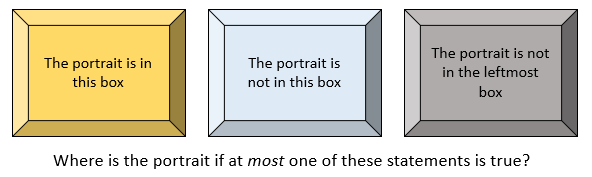
#> input picture images/logic/caskets_67a.png, 592 x 177 px, found by its file name
$ jupyter execute logic.ipynb   (shell and % lines are left out)   (older library calls are emulated)
#> lines starting #> are read from the running program, lines starting #| are printed output that depends on the picture
# ${\Large \infty}$ Logic

Spock in gangster outfit, seated

*Mister Spock, a famous logician and champion of logic and reason*

### Friendly introduction

If we are fortunate: We are sitting in comfortable chairs reading this. We are surrounded by air, light
and gravity, and just a few sentences below is a question to consider: 'What is the cell number of the 12th
parolee?' Now this question sounds suspiciously like a question about prison.  Prison occurs in math problems
because prisons are notoriously *uncomfortable*; we wish to *leave* as soon as conveniently possible.

Leaving prison by escape is one option... but sometimes the person in charge (the *warden*) offers parole.
Parole means 'word' so granting parole means you may leave the prison if you give your *word* to not
misbehave in the future. A prisoner given parole is called a *parolee* and now we have enough to get
started on the 12th parolee question.

This page on **logic** quickly moves on from parole to knights and knaves and normals;
and to caskets made from gold, silver and lead; to lions and unicorns and elsewhere.
Always always there are background questions: 'What do we know?' and 'What is true?' and 'What is false?'
A frequent pattern is a *chain of reasoning*, a series of logical steps that lead to a conclusion.
For example:

- Members of the Other Math Club are familiar with its concerns and conclusions
- The Other Math Club is concerned with mathematics
- Mathematics is exploration of patterns using curiosity, imagination and reason
- Reason is a form of thought that uses a set of principles, forms and rules
- The structured framework of these principles, forms and rules is *logic*
- An important logical rule is this: If it rains my hat gets wet; and yet my hat is not wet.

Now I happened to notice that you are a member of the Other Math Club. Pray tell: Is it raining?

### By the end you should...

- ...be able to construct a possibilities diagram of a logical problem
- ...recognize components of logical arguments
- ...recognize that not all questions are answerable or fair

### Terminology

- **true**: An evaluation applied to a statement; but we must agree on *true* without defining it for now
- **false**: The opposite of *true*. See **true**.
- **statement**: A sequence of logically connected ideas
- **question**: An open ended statement that implies a second statement is needed to complement or complete its purpose.
- **premise**: The conditions and assumptions built into a question or statement
- **possibilities diagram**: A picture of the structure of a logical situation
- **logic**: The rules, grammar, principles and details of reasoned thought

### Hike

Our logic track will explore what it means for something to be *true* or *false*.
However there is more to logic than *true* and *false*.
Might there ever be not enough *information* to decide if something is true or false?
What if a question does not make sense? Is it possible to ask a question
which has no answer? Have you stopped flying to school on your bicycle this year? Answer *yes* or *no* please.

${\Huge \infty}$

### The Twelth Parolee

One day a prison warden decides to parole some prisoners. She devises a system and follows it very carefully.
There are $n$ numbered prison cells $1, 2, 3, \dots, n$: All locked. She goes to cell $1$ and flips the lock:
It is now unlocked. She proceeds down the row flipping the lock of every one-th cell. In other words she
does not skip any cells... and now they are all *unlocked*. We can say she flipped the lock of cell $1$ and
every cell that is a multiple of $1$... which is all of the $n$ cells since all integers are multiples of $1$.

She returns to the start and flips the lock on cell $2$ and all the cells that are multiples of $2$.
(If you are keeping track these even-numbered cells are now all *locked* again.)
She goes back to the beginning and flips the lock of cell 3 and the locks of all cells that are
multiples of 3. (Notice cell $6$ is now *unlocked*.)
She repeats this procedure with 4, with 5, with 6, ... all the way up to finally $n$.

When she is done some of the cells are locked and some are unlocked.
All the prisoners in the unlocked cells are given parole.
For example the door of cell $1$ was flipped only once; so the prisoner in that cell is the first parolee.
What is the cell number of the 12th parolee?

### The abstract nature of $n$

We were not told what $n$ is in the above problem. This is *abstract*
thinking.

Some problems will introduce an abstract $n$ and then ask
what $n$ actually is. Perhaps $n=23$. In such cases we might think of $n$ as a fellow
wearing a t-shirt with the number $23$ printed on it; but he wears a jacket over it.
We must use clues and logic to determine: Ah, $n$'s t-shirt reads $23$.

In other cases we never find out what $n$ is. $n$ can be *anything*. In the 12th parolee problem
it is fair to say $n$ must be a positive integer. It could be $1$ or $2$ or $500$ but it is abstract,
undetermined, ambiguous, open-ended... could be anything. Of course there must be at least as many
cells as the cell number of the 12th parolee since there *is* a twelth parolee.

It is important (in mathematics) to develop a sense of when we are being abstract and when things are
becoming definite. A square of side 2 meters has an area of 4 square meters. A square of side $a$ has an
area of $a^2$ and never mind the units whether they are meters or miles.

### Professor Smullyan

Professor Smullyan was a mathematician who lived a long and interesting life. He left us a legacy of
books filled with logic problems (although warning: Some are a bit dated).
Eight of Professor Smullyan's logic problems are reproduced here for your consideration.
All are from the book _What is the Name of this Book?_.

On the island of knights and knaves live persons who are one of two types: Either *knight* or *knave*.
Knights will always tell the truth and knaves will always lie.
Suppose you arrive on this island and encounter a person
who says 'I am a knight.' What are they? Answer: You do not know because both a knight and a knave would say this.
However suppose they say 'I am a knight or I am a knave.' Can you determine what they are now?
What if they say 'I am a knight *and* I am a knave'?
What question could you ask to determine if a person is a knight or a knave?

### Knights and knaves

<br>${\Huge \infty}$

You approach two people, call them A and B. A says "We are both knaves." Can you determine what they are?

<br><br><br>${\Huge \infty}$

There are two people standing next to one another, call them A and B. A says "We are the same type of person."
B says "Actually we are different types of people." What are they?!

<br><br><br>${\Huge \infty}$

This type of problem involves knights, knaves and normals. Normals sometimes tell the truth and sometimes lie;
so you can imagine that normals make things a bit more complicated. A person's *type* is now 'knight', 'knave',
or 'normal'. You happen upon three such people, A, B and C, and you know that one is a knight, one is a knave,
and one is a normal (but you don't know who is who). They say the following:

> A: I am normal.
>
> B: That is true.
>
> C: I am not normal.

What are A, B and C?

<br><br><br>${\Huge \infty}$

Alice (the girl who passed through the looking glass) had entered the Forest of Forgetfulness
and had forgotten what day of the week it was. As it happened both the Lion and the Unicorn were there
in the forest as well; and these two are strange creatures. The Lion lies on Mondays, Tuesdays and Wednesdays
and tells the truth on the other days of the week. The Unicorn, on the other hand, lies on Thursdays,
Fridays and Saturdays but tells the truth on the other days of the week.

Upon finding them both resting under a tree Alice heard them speaking thusly:

> Lion: Yesterday was one of my lying days.
>
> Unicorn: Yesterday was one of my lying days too.

What day of the week was it?

### Caskets

Here we use the word *casket* to simply mean a fancy box. Inside is either a treasure (like someone's portrait) to find or
a danger (like a dagger) to avoid. In these problems the caskets are made (from left to right) of gold, silver and lead.
<br>
<br>
<br>
${\Huge \infty}$

[cell 1]
from PIL import Image
Image.open("../images/logic/caskets_67a.png").resize((500,160),Image.ANTIALIAS)
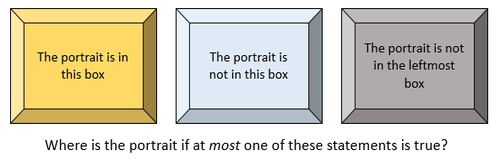
#> Out: PIL image 500x160 RGB; mean R, G, B 211.1, 206.2, 187.9

Apparently these caskets somehow know where they are... Anyway once you solve this you can try the
three additional puzzles below.

<br>
<br>
<br>
${\Huge \infty}$

[cell 2]
from PIL import Image
Image.open("../images/logic/caskets_67b.png").resize((500,160),Image.ANTIALIAS)
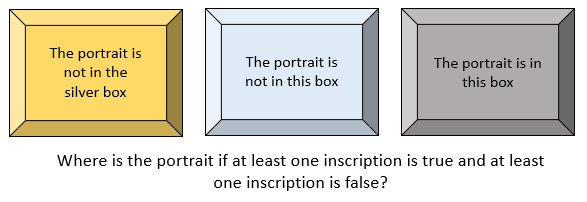
#> input picture Resources/A3_Images/Mathematics/Logic/caskets_67b.png, 587 x 202 px, found by its file name
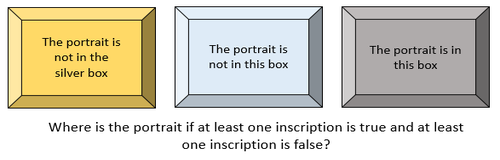
#> Out: PIL image 500x160 RGB; mean R, G, B 214.8, 210.5, 194.6

Just reading the inscriptions on the boxes does not help. The question posed under the boxes also provides logical rules that lead to a definite solution.

<br>
<br>
<br>
${\Huge \infty}$

[cell 3]
from PIL import Image
Image.open("../images/logic/caskets_68a.png").resize((500,240),Image.ANTIALIAS)
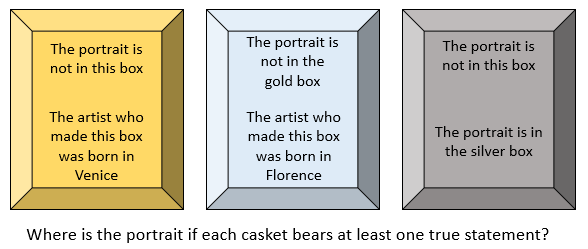
#> input picture images/logic/caskets_68a.png, 588 x 249 px, found by its file name
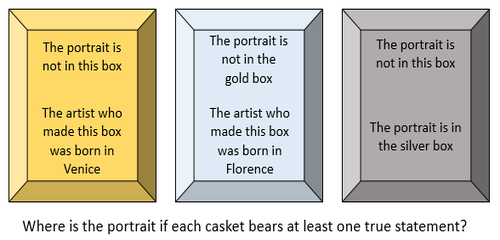
#> Out: PIL image 500x240 RGB; mean R, G, B 205.1, 199.8, 179.9

For this problem and the next there are *two* statements on each box. The number of possibilities seems to
grow larger; these problems may need more perseverence.

<br>
<br>
<br>
${\Huge \infty}$

[cell 4]
from PIL import Image
Image.open("../images/logic/caskets_68b.png").resize((500,240))
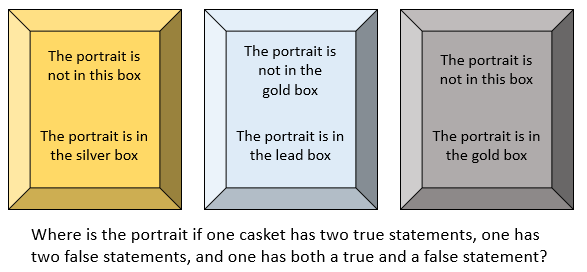
#> input picture images/logic/caskets_68b.png, 587 x 272 px, found by its file name
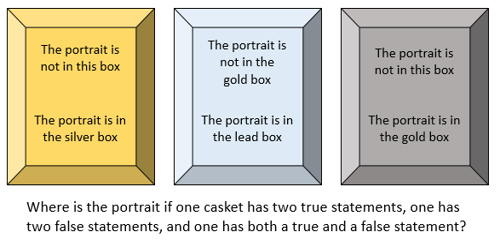
#> Out: PIL image 500x240 RGB; mean R, G, B 208.5, 203.4, 185.1
